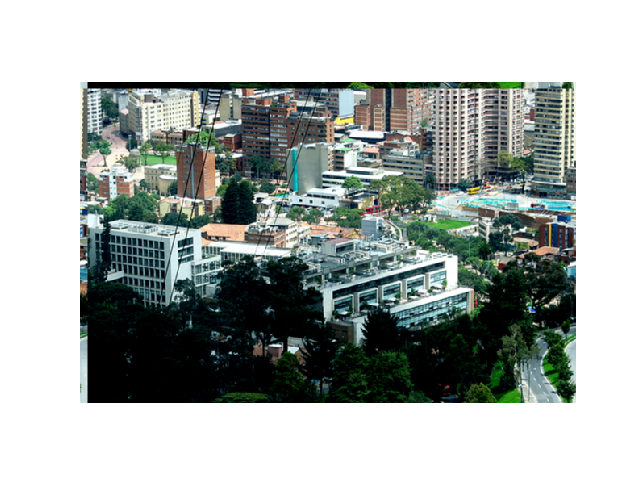

The script that saved this image:
import numpy as np
from scipy import fftpack
import matplotlib.pyplot as plt
print("Ingrese el nombre de la imagen a suavizar")
imagen = input()
img = plt.imread(imagen)
img = img[:,:,:3]
X, Y = img.shape[:2]
pi2 = np.pi * 2
print("Ingrese el ancho de la gaussiana de suavizado medida en pixeles")
sigma = float(input())

#Implementación propia de la transformada de fourier bidimensional
def bifourier(array):
	(M, N) = array.shape[:2]
	fourier = np.zeros((M,N), dtype = complex)
	for k in range(M):
		for l in range(N):
			suma = 0.0
			for m in range(M):
				for n in range(N):
					t = np.exp(- 1j * pi2 * ((k * m) / M + (l * n) / N))
					suma += array[m,n] * t
				fourier[l][k] =  suma
	return np.transpose(fourier)

#Implementación propia de la inversa de la transformada de fourier bidimensional
def invbifourier(array):
	(M, N) = array.shape[:2]
	imagen = np.zeros((M,N), dtype = complex)
	for m in range(M):
		for n in range(N):
			suma = 0.0
			for k in range(M):
				for l in range(N):
					t = np.exp(1j * pi2 * ((k * m) / M + (l * n) / N))
					suma += array[l][k] * t
			val = suma / (M*N)
			imagen[m, n] = val
	return np.transpose(imagen)

#Creación del Kernel gaussiano
def gaussian(sig):
	t = np.linspace(-10, 10, 20)
	gauss = np.exp(-1*(1/2*sig**2)*t**2)
	gauss /= np.sum(gauss) # Se normaliza el kernel
	kernel = gauss[:, np.newaxis] * gauss[np.newaxis, :]
	gaussiana = np.zeros((X,Y))
	gaussiana[:kernel.shape[0],:kernel.shape[1]] = kernel
	return gaussiana

# Transformada de fourier del kernel, que resulta ser una gaussiana
kernel_ft = fftpack.fft2(gaussian(sigma), axes=(0, 1)) # Usando el metodo nativvo de python TT
#kernel_ft = bifourier(gaussian(sigma)) #Usando mi propia implementación. En caso de querer utilizarla, comentar la linea en donde se utiliza el metodo nativo de python, marcadas con un TT,  y descomentar las que utilizan los metodos implementados por mi, marcadas con MM. ATENCION!: No la utilizo porque simplemente nunca se termina de ejecutar cuando lo hago. Se sugiere ejecutar el archivo FourierPROPIA.py para comprobar que los metodos nativos de python y el implementado por mi arroja el mismo resultado. Se dejara la alternativa de utilizar una menor cantidad de datos de una imagen especifica para poder probar esto. Para ello, mire el inicio del codigo. MM

# Fourier de la imagen
img_ft = fftpack.fft2(img, axes=(0, 1)) #Usando el metodo nativo. TT
"""img_ft1 = bifourier(img[:,:,0]) #Usando mi implementación. MM
img_ft2 = bifourier(img[:,:,1])
img_ft3 = bifourier(img[:,:,2])
img_ft = np.zeros((X,Y,3), dtype = complex)
for i in range(X):
	for j in range(Y):
		img_ft[i,j,0] = img_ft1[i,j]
		img_ft[i,j,1] = img_ft2[i,j]
		img_ft[i,j,2] = img_ft3[i,j]"""
	
# Se realiza la convolución. Se acomoda para que las dimensiones del kernel concuerden con la tercera dimension de la imagen (espectro de colores)
img2_ft = kernel_ft[:, :, np.newaxis] * img_ft
img2 = fftpack.ifft2(img2_ft, axes=(0, 1)).real #Usando el metodo nativo. TT
"""img21 = invbifourier(img2_ft[:,:,0]).real #Usando mi implementación. MM
img22 = invbifourier(img2_ft[:,:,1]).real
img23 = invbifourier(img2_ft[:,:,2]).real
img2 = np.zeros((X,Y,3), dtype = float)
for i in range(X):
	for j in range(Y):
		img2[i,j,0] = img21[i,j]
		img2[i,j,1] = img22[i,j]
		img2[i,j,2] = img23[i,j]"""

# Se acotan los valores al rango esperado
img2 = np.clip(img2, 0, 1)

# Se hace una gráfica de lo obtenido
plt.figure()
plt.imshow(img2)
plt.axis('off')
plt.grid(False)
plt.savefig("suave.png")

